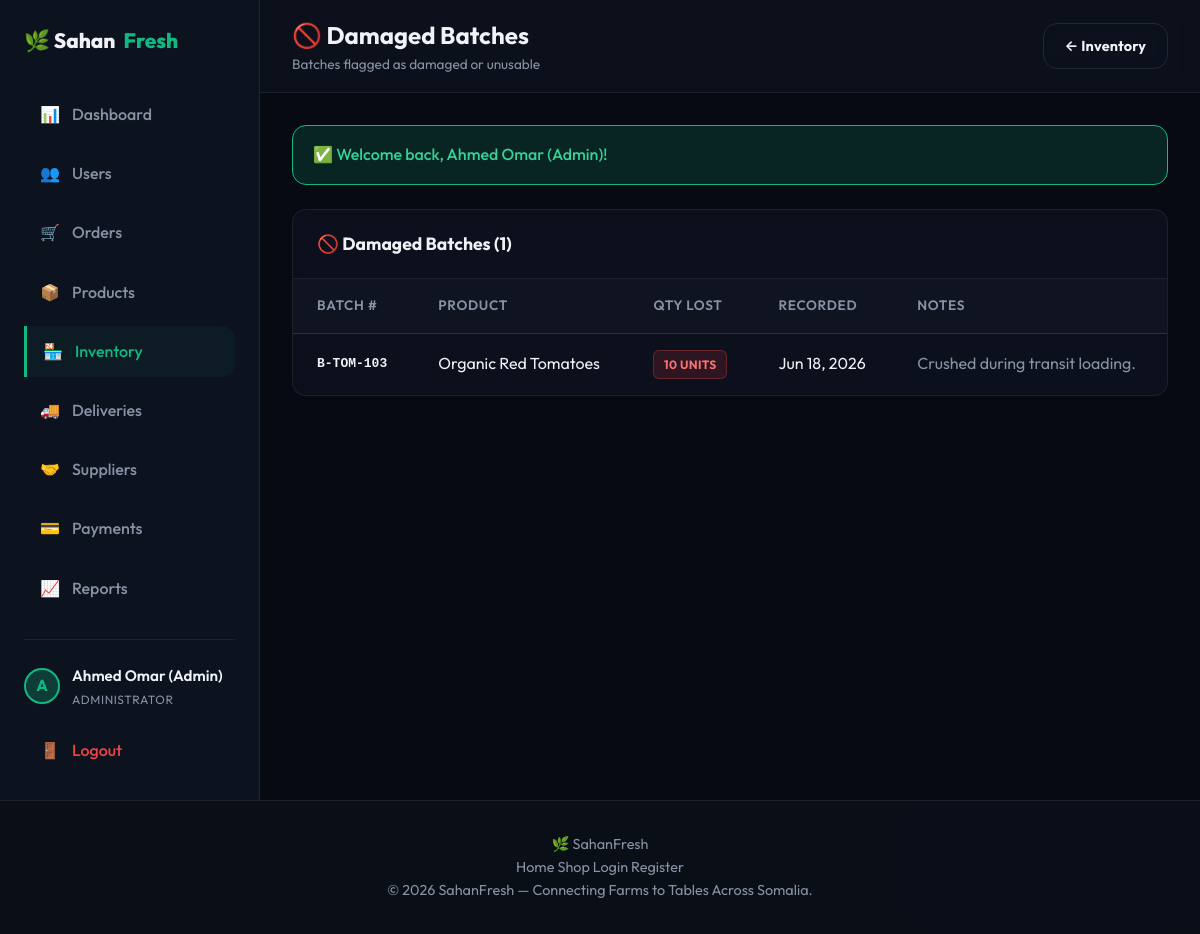
The page /inventory/damaged.php (signed in) on the database its author committed.
### tables this page shows
CREATE TABLE IF NOT EXISTS `inventory_batches` (
  `id` INT AUTO_INCREMENT PRIMARY KEY,
  `product_id` INT NOT NULL,
  `batch_number` VARCHAR(50) NOT NULL,
  `quantity` INT NOT NULL DEFAULT 0,
  `expiry_date` DATE NOT NULL,
  `status` ENUM('active', 'expired', 'damaged') DEFAULT 'active',
  `notes` TEXT DEFAULT NULL,
  `created_at` TIMESTAMP DEFAULT CURRENT_TIMESTAMP,
  FOREIGN KEY (`product_id`) REFERENCES `products` (`id`) ON DELETE CASCADE
);

CREATE TABLE IF NOT EXISTS `products` (
  `id` INT AUTO_INCREMENT PRIMARY KEY,
  `category_id` INT NOT NULL,
  `supplier_id` INT DEFAULT NULL,
  `name` VARCHAR(150) NOT NULL,
  `description` TEXT DEFAULT NULL,
  `price` DECIMAL(10,2) NOT NULL,
  `sku` VARCHAR(50) NOT NULL UNIQUE,
  `image_url` VARCHAR(255) DEFAULT NULL,
  `created_at` TIMESTAMP DEFAULT CURRENT_TIMESTAMP,
  FOREIGN KEY (`category_id`) REFERENCES `categories` (`id`) ON DELETE CASCADE,
  FOREIGN KEY (`supplier_id`) REFERENCES `users` (`id`) ON DELETE SET NULL
);

### config/session.php (called while the page is built, shortened)
<?php
function is_logged_in() {
    return isset($_SESSION['user_id']);
}
function get_logged_in_user() {
    return [
        'id' => $_SESSION['user_id'],
        'name' => $_SESSION['user_name'],
        'email' => $_SESSION['user_email'],
        'role' => $_SESSION['user_role'],
        'phone' => isset($_SESSION['user_phone']) ? $_SESSION['user_phone'] : '',
        'address' => isset($_SESSION['user_address']) ? $_SESSION['user_address'] : ''
    ];
}
function get_flash_message($type) {
    if (isset($_SESSION['flash'][$type])) {
        $msg = $_SESSION['flash'][$type];
        return $msg;
    }
    return null;
}
?>

### inventory/damaged.php (the view, shortened to what this page needs)
<?php
require_once __DIR__.'/../config/database.php';
require_once __DIR__.'/../config/session.php';
$user=get_logged_in_user();
$supplierFilter=($user['role']==='supplier')?" AND p.supplier_id={$user['id']}":"";
$batches=$conn->query("SELECT ib.*,p.name as product_name FROM inventory_batches ib JOIN products p ON ib.product_id=p.id WHERE ib.status='damaged'$supplierFilter ORDER BY ib.created_at DESC")->fetchAll(PDO::FETCH_ASSOC);
$pageTitle='Damaged Batches'; include __DIR__.'/../includes/header.php';
?>
<div class="dashboard-layout">
<?php include __DIR__.'/../includes/sidebar.php'; ?>
<div class="dashboard-main">
<div class="dashboard-header"><div class="dashboard-title"><h2>🚫 Damaged Batches</h2><p>Batches flagged as damaged or unusable</p></div><a href="<?php echo BASE_URL; ?>inventory/index.php" class="btn btn-secondary">← Inventory</a></div>
<div class="dashboard-content">
<?php if($msg=get_flash_message('success')): ?><div class="alert alert-success">✅ <?php echo htmlspecialchars($msg); ?></div><?php endif; ?>
<div class="table-container">
    <div class="table-header-bar"><div class="table-title">🚫 Damaged Batches (<?php echo count($batches); ?>)</div></div>
    <table class="admin-table"><thead><tr><th>Batch #</th><th>Product</th><th>Qty Lost</th><th>Recorded</th><th>Notes</th></tr></thead>
    <tbody>
    <?php foreach($batches as $b): ?>
    <tr>
        <td style="font-weight:600;font-family:monospace;"><?php echo htmlspecialchars($b['batch_number']); ?></td>
        <td><?php echo htmlspecialchars($b['product_name']); ?></td>
        <td><span class="badge badge-danger"><?php echo $b['quantity']; ?> units</span></td>
        <td><?php echo date('M j, Y',strtotime($b['created_at'])); ?></td>
        <td style="color:var(--text-muted);"><?php echo htmlspecialchars($b['notes']??'—'); ?></td>
    </tr>
    <?php endforeach; ?>
    </tbody></table>
</div>
</div></div></div>
<?php include __DIR__.'/../includes/footer.php'; ?>

### assets/css/style.css (style rules this page uses)
:root { --bg-main: #07090f; --bg-card: rgba(13, 18, 32, 0.8); --bg-header: rgba(7, 9, 15, 0.7); --border-color: rgba(255, 255, 255, 0.07); --primary: #10b981; --primary-hover: #059669; --primary-glow: rgba(16, 185, 129, 0.25); --accent: #6366f1; --accent-glow: rgba(99, 102, 241, 0.2); --danger: #ef4444; --warning: #f59e0b; --info: #0ea5e9; --text-main: #f0f2f7; --text-muted: #8892a4; --text-dark: #111827; --font-sans: 'Outfit', -apple-system, BlinkMacSystemFont, "Segoe UI", Roboto, sans-serif; --transition: all 0.3s cubic-bezier(0.4, 0, 0.2, 1); --radius: 14px; --radius-sm: 8px; }
* { margin: 0; padding: 0; box-sizing: border-box; }
body { font-family: var(--font-sans); background-color: var(--bg-main); color: var(--text-main); line-height: 1.6; min-height: 100vh; display: flex; flex-direction: column; overflow-x: hidden; }
body::before { content: ''; position: fixed; top: -20%; left: -15%; width: 55%; height: 55%; background: radial-gradient(circle, rgba(16, 185, 129, 0.04) 0%, transparent 70%); z-index: -1; pointer-events: none; }
body::after { content: ''; position: fixed; bottom: -20%; right: -15%; width: 55%; height: 55%; background: radial-gradient(circle, rgba(99, 102, 241, 0.04) 0%, transparent 70%); z-index: -1; pointer-events: none; }
a { color: inherit; text-decoration: none; transition: var(--transition); }
.btn { display: inline-flex; align-items: center; justify-content: center; padding: 0.65rem 1.3rem; font-weight: 700; border-radius: var(--radius); transition: var(--transition); cursor: pointer; font-size: 0.9rem; border: none; gap: 0.5rem; letter-spacing: .01em; font-family: var(--font-sans); }
.btn-secondary { background-color: transparent; border: 1px solid rgba(255,255,255,.1); color: var(--text-main); backdrop-filter: blur(8px); }
.alert { padding: 1rem 1.25rem; border-radius: var(--radius); margin-bottom: 1.5rem; font-weight: 500; display: flex; align-items: center; gap: 0.75rem; }
.alert-success { background-color: rgba(16, 185, 129, 0.15); border: 1px solid var(--primary); color: #34d399; }

### assets/css/admin.css (style rules this page uses)
.dashboard-layout { display: flex; min-height: 100vh; width: 100%; }
.dashboard-main { flex-grow: 1; display: flex; flex-direction: column; background-color: #070a13; overflow-y: auto; }
.dashboard-header { background-color: rgba(13, 18, 31, 0.8); backdrop-filter: blur(12px); border-bottom: 1px solid var(--border-color); padding: 1rem 2rem; display: flex; justify-content: space-between; align-items: center; position: sticky; top: 0; z-index: 90; }
.dashboard-title h2 { font-size: 1.5rem; font-weight: 700; }
.dashboard-title p { font-size: 0.85rem; color: var(--text-muted); }
.dashboard-content { padding: 2rem; max-width: 1400px; width: 100%; margin: 0 auto; }
.table-container { background: var(--bg-card); border: 1px solid var(--border-color); border-radius: var(--radius); overflow: hidden; margin-bottom: 2rem; backdrop-filter: blur(8px); }
.table-header-bar { padding: 1.25rem 1.5rem; border-bottom: 1px solid var(--border-color); display: flex; justify-content: space-between; align-items: center; flex-wrap: wrap; gap: 1rem; }
.table-title { font-size: 1.1rem; font-weight: 700; }
.admin-table { width: 100%; border-collapse: collapse; text-align: left; }
.admin-table th, .admin-table td { padding: 1rem 1.5rem; border-bottom: 1px solid var(--border-color); }
.admin-table th { background-color: rgba(255, 255, 255, 0.02); color: var(--text-muted); font-size: 0.85rem; font-weight: 600; text-transform: uppercase; letter-spacing: 0.05em; }
.admin-table tr:last-child td { border-bottom: none; }
.badge { display: inline-flex; align-items: center; padding: 0.25rem 0.6rem; font-size: 0.75rem; font-weight: 700; border-radius: 6px; text-transform: uppercase; letter-spacing: 0.03em; }
.badge-danger { background-color: rgba(239, 68, 68, 0.15); color: #f87171; border: 1px solid rgba(239, 68, 68, 0.3); }

### rows shown on the page
inventory_batches: batch_number "B-TOM-103", product.name "Organic Red Tomatoes", quantity "10", created_at "Jun 18, 2026", notes "Crushed during transit loading."

### other values the page prints
$item['icon'] "📊"
$item['label'] "Dashboard"
$item['icon'] "👥"
$item['label'] "Users"
$item['icon'] "🛒"
$item['label'] "Orders"
$item['icon'] "📦"
$item['label'] "Products"
$item['icon'] "🏪"
$item['label'] "Inventory"
$item['icon'] "🚚"
$item['label'] "Deliveries"
$item['icon'] "🤝"
$item['label'] "Suppliers"
$item['icon'] "💳"
